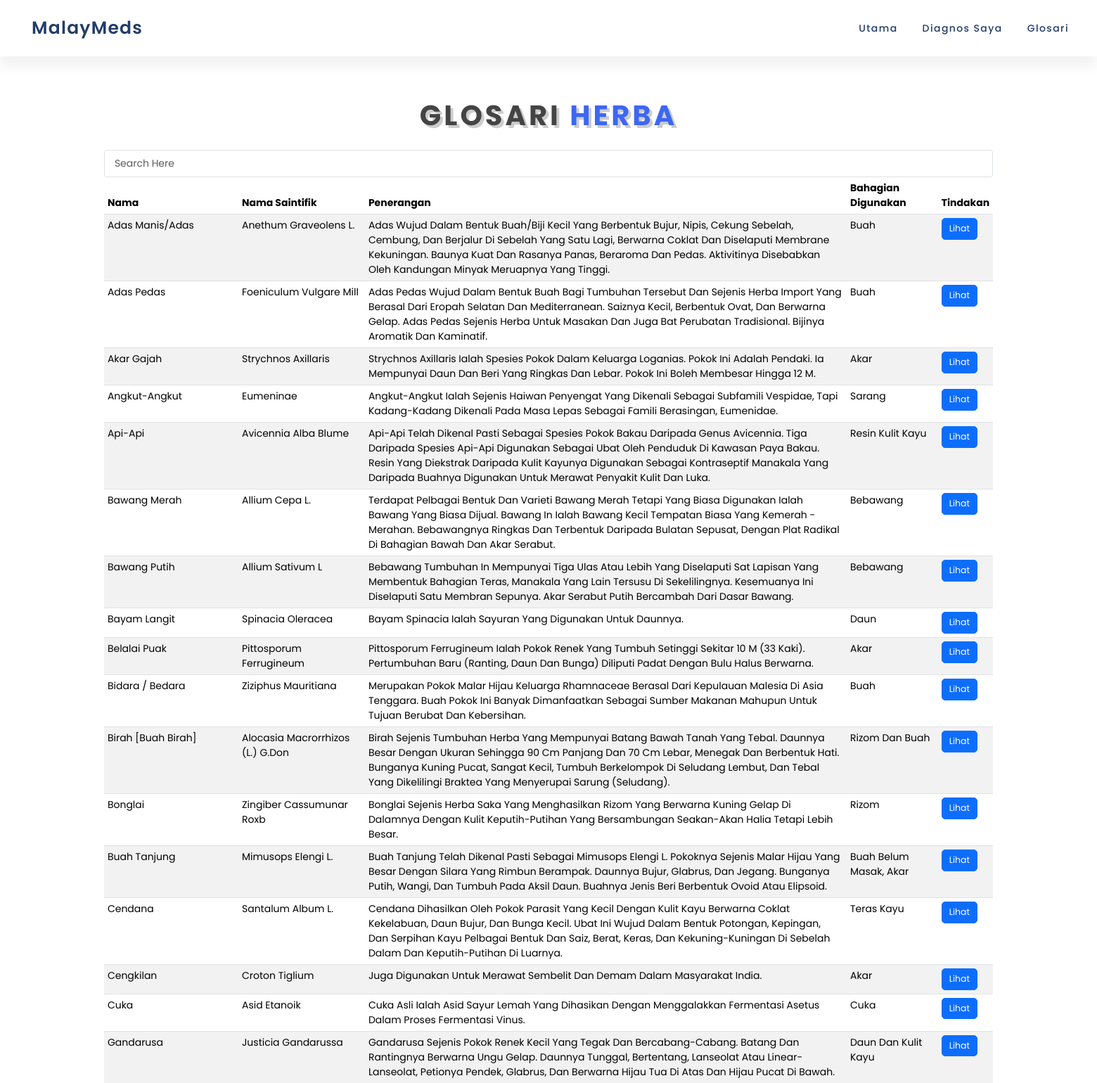
Screenshot of /searchherbs (upper part) with the database file from the repository.
### app.py (models this page shows)
class tbl_herbs(db.Model):
  herbs_id = db.Column(db.Integer, primary_key=True, autoincrement=True)
  herbs_name = db.Column(db.String(255))
  herbs_scname = db.Column(db.String(255))
  herbs_desc = db.Column(db.Text)
  herbs_parts = db.Column(db.String(255))
  herbs_pic = db.Column(db.LargeBinary)
  herbs_filename = db.Column(db.String(50))
  herbs_path = db.Column(db.String(255))
  fevers = db.relationship('tbl_herbs_fever', backref=db.backref('tbl_herbs', cascade='all, delete-orphan', single_parent=True))

### app.py (the view)
@app.route('/searchherbs')
def searchherbs_page():
  ser_herbs_data = tbl_herbs.query.all()
  return render_template('searchherbs.html', ser_herbs_data=ser_herbs_data)

### templates/searchherbs.html (shortened to what this page needs)
<!DOCTYPE html>
<html lang="en">
<head>
    <link rel="stylesheet" href="{{ url_for('static', filename='css/style.css') }}">
    <link rel="stylesheet" href="https://cdnjs.cloudflare.com/ajax/libs/font-awesome/5.15.4/css/all.min.css">
    <link href="https://cdn.jsdelivr.net/npm/bootstrap@5.3.2/dist/css/bootstrap.min.css" rel="stylesheet">
</head>
<body>
    <header class="main-header">
        <a href="{{ url_for('dashboard') }}" class="logo">
            <span class="logo-text">MalayMeds</span>
        </a>
        <div class="group">
            <ul class="navigation">
                <li><a href="{{ url_for('dashboard') }}">Utama</a></li>
                <li><a href="{{ url_for('diagnoseme_page') }}">Diagnos Saya</a></li>
                <li>
                    <a href="#">Glosari</a>
                </li>
            </ul>
        </div>
    </header>
    <section class="services" id="services">
        <h1 class="page-heading"> glosari <span>herba</span> </h1>
        <div class="container search-table">
            <div class="row">
                <div>
                    <input type="text" name="search_text" id="search_text" class="form-control" placeholder="Search here" style="font-size: 14px;">
                </div>
            </div>
            <div id="result">
                <table class="table table-striped custab" style="font-size: 14px; margin-top: 0px;">
                    <thead>
                        <tr>
                            <th>Nama</th>
                            <th>Nama Saintifik</th>
                            <th>Penerangan</th>
                            <th>Bahagian digunakan</th>
                            <th>Tindakan</th>
                        </tr>
                    </thead>
                    <tbody>
                        {% for row in ser_herbs_data %}
                        <tr>
                            <td>{{row.herbs_name}}</td>
                            <td>{{row.herbs_scname}}</td>
                            <td>{{row.herbs_desc}}</td>
                            <td>{{row.herbs_parts}}</td>
                            <td>
                                <a href="{{ url_for('herbinformation_page', herb_id=row.herbs_id) }}" class="btn btn-primary btn-lg">Lihat</a>
                            </td>
                        </tr>
                    {% endfor %}
                    </tbody>
                </table>
            </div>
        </div>
    </section>
</body>
</html>

### static/css/style.css (style rules this page uses)
:root { --blue:#3d67f2; --black: #444; --light-color: #777; --box-shadow: .5rem .5rem 0 rgba(22, 160, 133, .2); --text-shadow: .4rem .4rem 0 rgba(0, 0, 0, .2); --border: .2rem solid var(--blue); }
* { margin: 0; padding: 0; box-sizing: border-box; font-family: 'Poppins', sans-serif; outline: none; border: none; text-transform: capitalize; transition: all .2s ease-out; text-decoration: none; }
body { background-color: #f6f6f7; min-height: 100vh; overflow-x: hidden; }
.main-header { position: absolute; top: 0; left: 0; width: 100%; height: 80px; background: #fff; padding: 20px 40px; display: flex; justify-content: space-between; align-items: center; box-shadow: 0 15px 15px rgba(0, 0, 0, 0.05); }
.logo { display: flex; align-items: center; color: #001f52dd; text-decoration: none; font-size: 2.5rem; font-weight: 530; text-transform: none; letter-spacing: 0.05em; }
.group { display: flex; align-items: center; }
.main-header ul { position: relative; display: flex; gap: 35px; margin: 0; }
.main-header ul li { list-style: none; }
.main-header ul li a { position: relative; text-decoration: none; font-size: 1.4rem; color: #001f52dd; letter-spacing: 0.1em; font-weight: 415; }
.main-header ul li a::before { content: ''; position: absolute; bottom: -2px; width: 100%; height: 2px; background: var(--blue); transform: scaleX(0); transition: transform 0.5s ease-in-out; transform-origin: right; }
html { font-size: 62.5%; overflow-x: hidden; scroll-padding-top: 7rem; scroll-behavior: smooth; }
section { padding: 4rem 9%; }
.page-heading { text-align: center; padding-bottom: 2rem; padding-top: 10rem; text-shadow: var(--text-shadow); text-transform: uppercase; color: var(--black); font-size: 4rem; letter-spacing: .4rem; font-weight: 700; }
.page-heading span { text-transform: uppercase; color: var(--blue); }
input[type="text"], input[type="email"] { padding: 8px 14px; }

### templates/searchherbs.html (style rules this page uses)
.search-table { font-size: 14px; }

### rows the page displays
tbl_herbs: herbs_name "Adas Manis/Adas", herbs_scname "Anethum Graveolens L.", herbs_desc "Adas Wujud Dalam Bentuk Buah/Biji Kecil Yang Berbentuk Bujur, Nipis, Cekung Sebelah, Cembung, Dan Berjalur Di Sebelah Yang Satu Lagi, Berwarna Coklat Dan Diselaputi Membrane Kekuningan. Baunya Kuat Dan Rasanya Panas, Beraroma Dan Pedas. Aktivitinya Disebabkan Oleh Kandungan Minyak Meruapnya Yang Tinggi.", herbs_parts "Buah"
tbl_herbs: herbs_name "Adas Pedas", herbs_scname "Foeniculum Vulgare Mill", herbs_desc "Adas Pedas Wujud Dalam Bentuk Buah Bagi Tumbuhan Tersebut Dan Sejenis Herba Import Yang Berasal Dari Eropah Selatan Dan Mediterranean. Saiznya Kecil, Berbentuk Ovat, Dan Berwarna Gelap. Adas Pedas Sejenis Herba Untuk Masakan Dan Juga Bat Perubatan Tradisional. Bijinya Aromatik Dan Kaminatif.", herbs_parts "Buah"
tbl_herbs: herbs_name "Akar Gajah", herbs_scname "Strychnos Axillaris", herbs_desc "Strychnos Axillaris Ialah Spesies Pokok Dalam Keluarga Loganias. Pokok Ini Adalah Pendaki. Ia Mempunyai Daun Dan Beri Yang Ringkas Dan Lebar. Pokok Ini Boleh Membesar Hingga 12 M.", herbs_parts "Akar"
tbl_herbs: herbs_name "Angkut-Angkut", herbs_scname "Eumeninae", herbs_desc "Angkut-Angkut Ialah Sejenis Haiwan Penyengat Yang Dikenali Sebagai Subfamili Vespidae, Tapi Kadang-Kadang Dikenali Pada Masa Lepas Sebagai Famili Berasingan, Eumenidae.", herbs_parts "Sarang"
tbl_herbs: herbs_name "Api-Api", herbs_scname "Avicennia Alba Blume", herbs_desc "Api-Api Telah Dikenal Pasti Sebagai Spesies Pokok Bakau Daripada Genus Avicennia. Tiga Daripada Spesies Api-Api Digunakan Sebagai Ubat Oleh Penduduk Di Kawasan Paya Bakau. Resin Yang Diekstrak Daripada Kulit Kayunya Digunakan Sebagai Kontraseptif Manakala Yang Daripada Buahnya Digunakan Untuk Merawat Penyakit Kulit Dan Luka.", herbs_parts "Resin Kulit Kayu"
tbl_herbs: herbs_name "Bawang Merah", herbs_scname "Allium Cepa L.", herbs_desc "Terdapat Pelbagai Bentuk Dan Varieti Bawang Merah Tetapi Yang Biasa Digunakan Ialah Bawang Yang Biasa Dijual. Bawang In Ialah Bawang Kecil Tempatan Biasa Yang Kemerah -Merahan. Bebawangnya Ringkas Dan Terbentuk Daripada Bulatan Sepusat, Dengan Plat Radikal Di Bahagian Bawah Dan Akar Serabut.", herbs_parts "Bebawang"
tbl_herbs: herbs_name "Bawang Putih", herbs_scname "Allium Sativum L", herbs_desc "Bebawang Tumbuhan In Mempunyai Tiga Ulas Atau Lebih Yang Diselaputi Sat Lapisan Yang Membentuk Bahagian Teras, Manakala Yang Lain Tersusu Di Sekelilingnya. Kesemuanya Ini Diselaputi Satu Membran Sepunya. Akar Serabut Putih Bercambah Dari Dasar Bawang.", herbs_parts "Bebawang"
tbl_herbs: herbs_name "Bayam Langit", herbs_scname "Spinacia Oleracea", herbs_desc "Bayam Spinacia Ialah Sayuran Yang Digunakan Untuk Daunnya.", herbs_parts "Daun"
tbl_herbs: herbs_name "Belalai Puak", herbs_scname "Pittosporum Ferrugineum", herbs_desc "Pittosporum Ferrugineum Ialah Pokok Renek Yang Tumbuh Setinggi Sekitar 10 M (33 Kaki). Pertumbuhan Baru (Ranting, Daun Dan Bunga) Diliputi Padat Dengan Bulu Halus Berwarna.", herbs_parts "Akar"
tbl_herbs: herbs_name "Bidara / Bedara", herbs_scname "Ziziphus Mauritiana", herbs_desc "Merupakan Pokok Malar Hijau Keluarga Rhamnaceae Berasal Dari Kepulauan Malesia Di Asia Tenggara. Buah Pokok Ini Banyak Dimanfaatkan Sebagai Sumber Makanan Mahupun Untuk Tujuan Berubat Dan Kebersihan.", herbs_parts "Buah"
tbl_herbs: herbs_name "Birah [buah Birah]", herbs_scname "Alocasia Macrorrhizos (L.) G.Don", herbs_desc "Birah Sejenis Tumbuhan Herba Yang Mempunyai Batang Bawah Tanah Yang Tebal. Daunnya Besar Dengan Ukuran Sehingga 90 Cm Panjang Dan 70 Cm Lebar, Menegak Dan Berbentuk Hati. Bunganya Kuning Pucat, Sangat Kecil, Tumbuh Berkelompok Di Seludang Lembut, Dan Tebal Yang Dikelilingi Braktea Yang Menyerupai Sarung (Seludang).", herbs_parts "Rizom Dan Buah"
tbl_herbs: herbs_name "Bonglai", herbs_scname "Zingiber Cassumunar Roxb", herbs_desc "Bonglai Sejenis Herba Saka Yang Menghasilkan Rizom Yang Berwarna Kuning Gelap Di Dalamnya Dengan Kulit Keputih-Putihan Yang Bersambungan Seakan-Akan Halia Tetapi Lebih Besar.", herbs_parts "Rizom"
tbl_herbs: herbs_name "Buah Tanjung", herbs_scname "Mimusops Elengi L.", herbs_desc "Buah Tanjung Telah Dikenal Pasti Sebagai Mimusops Elengi L. Pokoknya Sejenis Malar Hijau Yang Besar Dengan Silara Yang Rimbun Berampak. Daunnya Bujur, Glabrus, Dan Jegang. Bunganya Putih, Wangi, Dan Tumbuh Pada Aksil Daun. Buahnya Jenis Beri Berbentuk Ovoid Atau Elipsoid.", herbs_parts "Buah Belum Masak, Akar"
tbl_herbs: herbs_name "Cendana", herbs_scname "Santalum Album L.", herbs_desc "Cendana Dihasilkan Oleh Pokok Parasit Yang Kecil Dengan Kulit Kayu Berwarna Coklat Kekelabuan, Daun Bujur, Dan Bunga Kecil. Ubat Ini Wujud Dalam Bentuk Potongan, Kepingan, Dan Serpihan Kayu Pelbagai Bentuk Dan Saiz, Berat, Keras, Dan Kekuning-Kuningan Di Sebelah Dalam Dan Keputih-Putihan Di Luarnya.", herbs_parts "Teras Kayu"
tbl_herbs: herbs_name "Cengkilan", herbs_scname "Croton Tiglium", herbs_desc "Juga Digunakan Untuk Merawat Sembelit Dan Demam Dalam Masyarakat India.", herbs_parts "Akar"
tbl_herbs: herbs_name "Cuka", herbs_scname "Asid Etanoik", herbs_desc "Cuka Asli Ialah Asid Sayur Lemah Yang Dihasikan Dengan Menggalakkan Fermentasi Asetus Dalam Proses Fermentasi Vinus.", herbs_parts "Cuka"
tbl_herbs: herbs_name "Gandarusa", herbs_scname "Justicia Gandarussa", herbs_desc "Gandarusa Sejenis Pokok Renek Kecil Yang Tegak Dan Bercabang-Cabang. Batang Dan Rantingnya Berwarna Ungu Gelap. Daunnya Tunggal, Bertentang, Lanseolat Atau Linear-Lanseolat, Petionya Pendek, Glabrus, Dan Berwarna Hijau Tua Di Atas Dan Hijau Pucat Di Bawah.", herbs_parts "Daun Dan Kulit Kayu"
